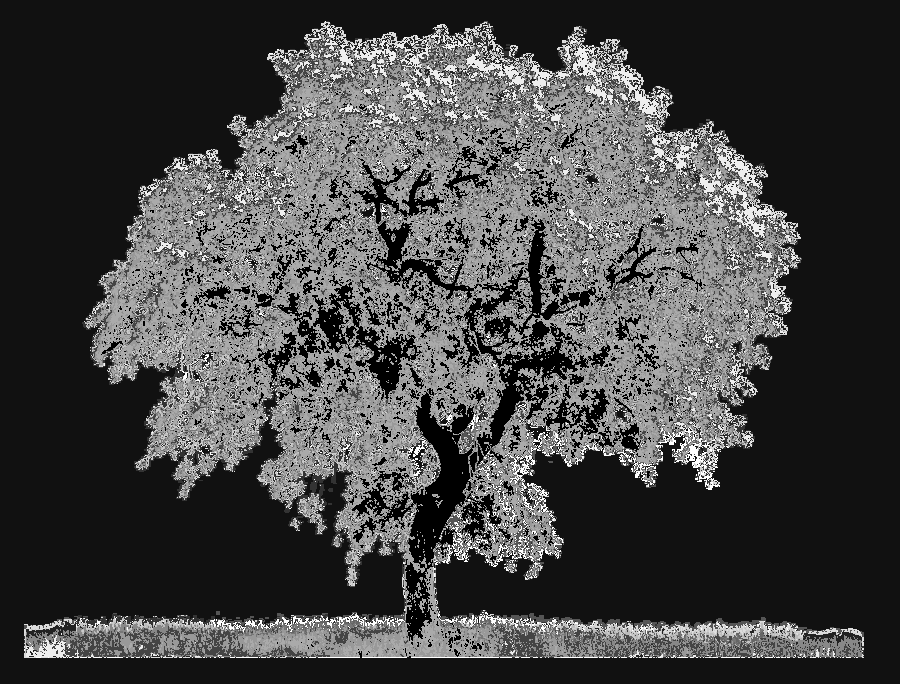
#> input picture Color Quantization/tree1.png, 900 x 684 px
$ jupyter execute reconstruction.ipynb
#> lines starting #> are read from the running program, lines starting #| are printed output that depends on the picture
[cell 1]
from skimage import io
import numpy as np

centers = np.load('tree.npy')
#> (reads Color Quantization/tree.npy from the repository)
c = io.imread('tree1.png')
#> c is the input picture: shape (684, 900); min 0, max 15, mean 4.05
try :
    image = np.zeros((c.shape[0], c.shape[1],3 ), dtype=np.uint8)
except ValueError:
        print("4")
else:

    image = np.zeros((c.shape[0], c.shape[1],4 ), dtype=np.uint8)

for i in range(c.shape[0]):
    for j in range(c.shape[1]):
        image[i,j,:] = centers[c[i,j],:]
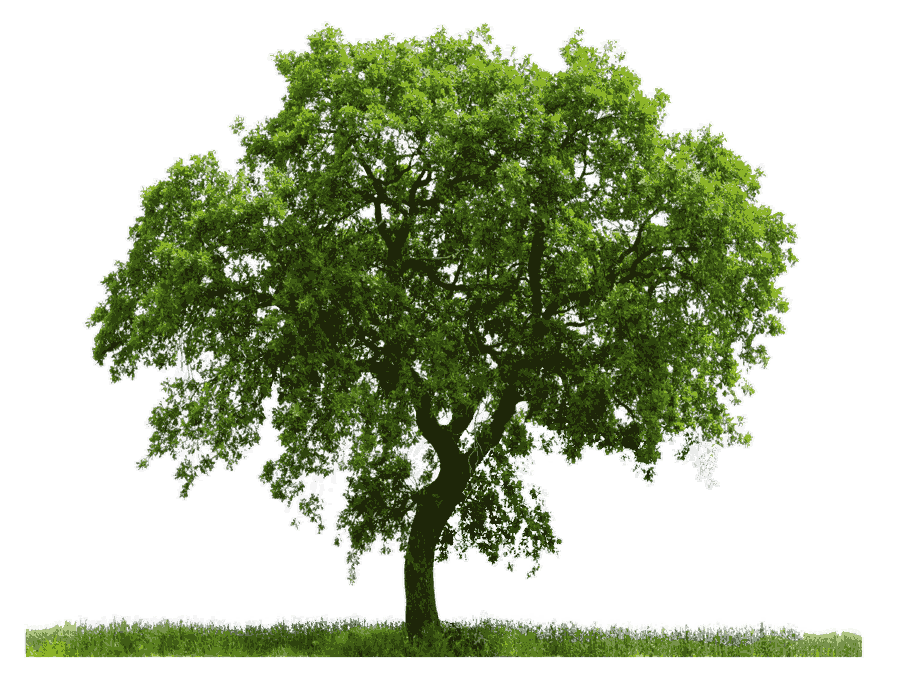
#> image: shape (684, 900, 4); mean of channels 0, 1, 2, 3 37.3, 47.5, 20.9, 104.9; transparent parts drawn white

'''
centers[c[i, j], :]-->>will give us respective cluster of that i--j th position
'''

io.imsave('tree2.png', image)
io.imshow(image)
io.show()
